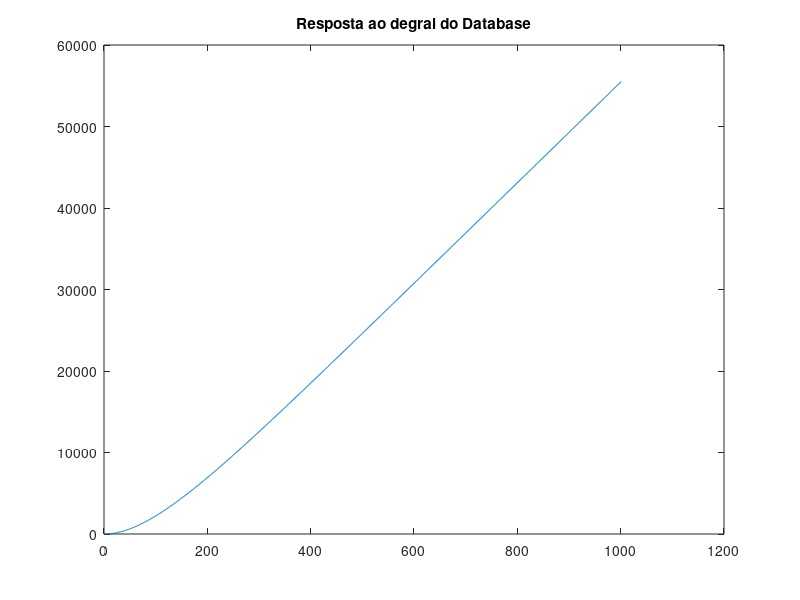
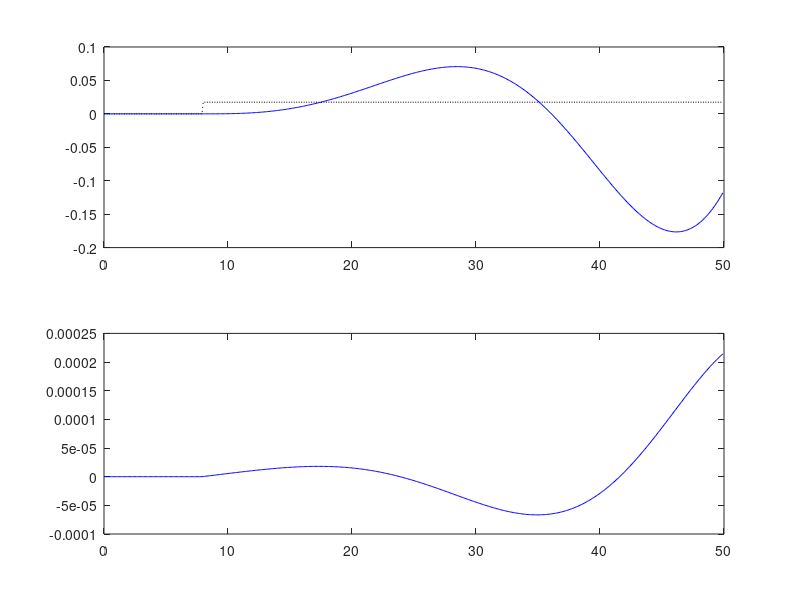

The MATLAB source for these figures, in order:
%% Atividade 05: Projetar e implementar, por simulação, o  PMVC, DMC e GPC.
clear all; close all; clc;

%% Parametros
Ts = 0.1;                 % periodo de amostragem (s)
td = 0;                 % atraso continuo (s)
d = round((td/Ts) + 1)  % atraso discreto (em amostras)

Ny = 2; Nu = 1;         % horizonte de predição
lam = 1e5;             % fator de ponderação de controle

%% Planta a) Dinâmica do ângulo de roll do VLS-1 em Max Q

% Modelo contínuo
    Gs = tf(61.0492, [1  0.098859 0]);
    
    % Verificando os autovalores
    disp('Autovalores da planta:')
    eig(Gs)

% Modelo discreto
    Gz = c2d(Gs,Ts, 'zoh')
        Az = Gz.den{1};
            a1 = Az(2); a2 = Az(3);
        Bz = Gz.num{1}
            b0 = Bz(2); b1 = Bz(3);

%% DMC

% Resposta ao degral para criar o database
tfinal = 10; 
Ntest = round(tfinal/Ts); 
y = step(Gz,Ntest); figure; plot(y); title('Resposta ao degral do Database');

g = y(1:81); 
g = g(2:81);    % Remark: getting rid of the null initial value!
N = length(g); 
clear y;

% Matriz G
Gorig = toeplitz(g); % Toeplitz Matrix based on g
Gorig = tril(Gorig); % Lower Trianglar matrix based on Gorig

  G = Gorig(1:Ny,1:Nu)

% Ganho baseado em G e lam
  K = inv( G'*G +lam*eye(Nu,Nu) )*G'

  K1 = K(1,:)

% Matriz F
Fi = []; 
  for i = 1:N-Ny % REMARK!!!
      Fi = [Fi g(i+1:Ny+i,1)-g(i,1)];
  end
    F = [ones(Ny,1) Fi];
    
%% Simulação
tfinal = tfinal*5; 
Nsim = round(tfinal/Ts); % total number of iterations for the sim.

r(1:N)=0; r(N+1:Nsim+Ny)= 1*(pi/180);
r = r'; % Making sure that this is a column vector!

for k = 1:N % initial conditions (N is huge!)
    y(k)=0;
    u(k)=0;
    du(k)=0;
end
for k = N+1:Nsim
    % Plant model
    y(k) = -a1*y(k-1) -a2*y(k-2) +b0*u(k-d) +b1*u(k-d-1);

    % DMC
      U = []; % du(k) regressors
      for i=1:N-Ny
          U = [U; du(k-i)];
      end
      x = [y(k);U];

      % Control law
      du(k) = K1*( r(k:k+Ny-1,1)-F*x );

      u(k) = u(k-1) +du(k);

      % Saturação
        % if u(k) >= 0.06981
        %   u(k) = 0.06981;
        % elseif u(k) <= 0
        %   u(k) = 0;
        % end
end

%% Plots
t=0:Ts:Nsim*Ts-Ts;
figure;
subplot(211)
    plot(t,r(1:Nsim),':k'); hold;
    plot(t,y,'b');

subplot(212)
    plot(t,u,'b');
